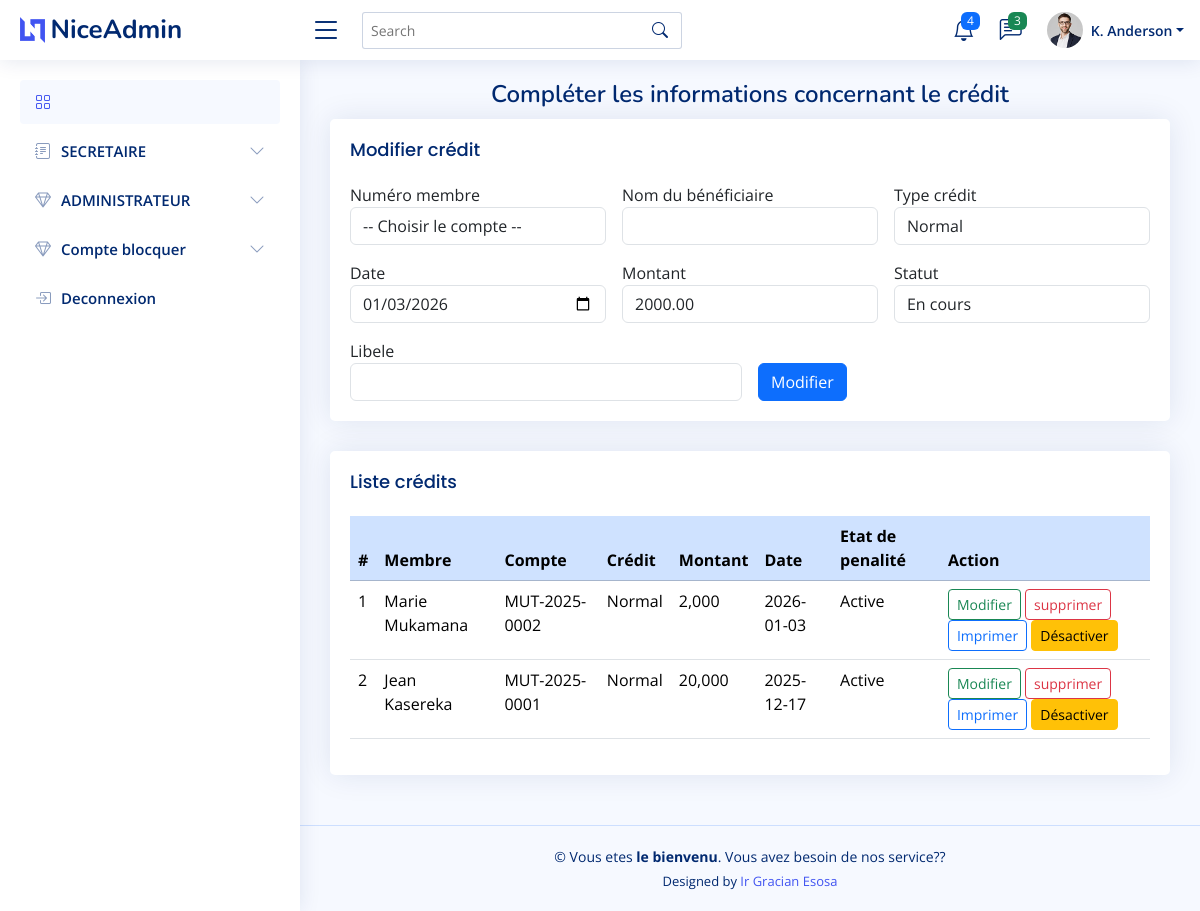
Screenshot of /credit.php?edit_id=2 with the database file from the repository.
### tables this page shows
CREATE TABLE `tcredit` (
  `id_credit` int(11) NOT NULL,
  `id_membre` int(11) DEFAULT NULL,
  `nom` varchar(100) NOT NULL,
  `id_type_credit` int(11) DEFAULT NULL,
  `montant_credit` decimal(12,2) DEFAULT NULL,
  `date_credit` date DEFAULT NULL,
  `date_echeance` date DEFAULT NULL,
  `statut` enum('En cours','Soldé') DEFAULT 'En cours',
  `libele` varchar(200) NOT NULL,
  `penalite_active` tinyint(1) DEFAULT 1,
  `taux_penalite` decimal(5,2) DEFAULT 10.00,
  `last_penalite_date` date DEFAULT NULL
);

CREATE TABLE `tmembre` (
  `id_membre` int(11) NOT NULL,
  `id_entreprise` int(11) DEFAULT NULL,
  `noms` varchar(150) NOT NULL,
  `sexe` varchar(10) DEFAULT NULL,
  `telephone` varchar(20) DEFAULT NULL,
  `datenaissance` date DEFAULT NULL,
  `date_adhesion` date DEFAULT NULL,
  `email` varchar(100) DEFAULT NULL,
  `photos` varchar(100) DEFAULT NULL,
  `statut` enum('Actif','Suspendu') DEFAULT 'Actif'
);

CREATE TABLE `tcompte` (
  `id_compte` int(11) NOT NULL,
  `numero_compte` varchar(30) DEFAULT NULL,
  `id_membre` int(11) DEFAULT NULL,
  `nom_membre` varchar(150) DEFAULT NULL,
  `solde` decimal(12,2) DEFAULT 0.00,
  `est_bloque` tinyint(1) DEFAULT 0,
  `date_deblocage` date DEFAULT NULL,
  `date_creation` date DEFAULT NULL
);

CREATE TABLE `ttype_credit` (
  `id_type_credit` int(11) NOT NULL,
  `libelle` varchar(50) DEFAULT NULL,
  `taux_interet` decimal(5,2) DEFAULT NULL,
  `duree_mois` int(11) DEFAULT NULL
);

### credit.php (the view, shortened to what this page needs)
<?php
require_once("traitement/penalite_auto.php");
$edit = null;
if (isset($_GET['edit_id'])) {
    $edit_id = (int) $_GET['edit_id'];
    $stmt = $pdo->prepare("
        SELECT c.id_credit, c.id_membre, c.nom, c.id_type_credit, c.montant_credit, c.date_credit, c.statut, c.libele, cp.id_compte
        FROM Tcredit c
        INNER JOIN Tcompte cp ON cp.id_membre = c.id_membre
        WHERE c.id_credit = ?
    ");
    $stmt->execute([$edit_id]);
    $edit = $stmt->fetch(PDO::FETCH_ASSOC);
}
   $query = $pdo->prepare("
   SELECT
       c.id_credit,
       c.penalite_active,
       m.noms AS nom_membre,
       cp.numero_compte,
       tc.libelle AS type_credit,
       c.montant_credit,
       c.date_credit,
       c.statut
   FROM Tcredit c
   INNER JOIN Tmembre m ON m.id_membre = c.id_membre
   INNER JOIN Tcompte cp ON cp.id_membre = m.id_membre
   INNER JOIN Ttype_credit tc ON tc.id_type_credit = c.id_type_credit
   ORDER BY c.date_credit DESC
");
$query->execute();
?>
<!DOCTYPE html>
<html lang="en">
    <body>
        <main id="main" class="main">
            <div class="pagetitle">
                <h1 class="text-center">Compléter les informations concernant le crédit</h1>
            </div>
        <div class="card">
            <div class="card-body">
                <h5 class="card-title"><?= $edit ? "Modifier crédit" : "Nouveau crédit" ?></h5>
                <form class="row g-3" method="POST" action="traitement/credit.php">
                    <div class="col-lg-4 col-md-6">
                    <label>Numéro membre</label>
                    <select name="compte" id="compte" class="form-control" required>
                        <option value="">-- Choisir le compte --</option>
                    </select>
                    </div>
                    <div class="col-md-4">
                    <label>Nom du bénéficiaire</label>
                    <input type="text" name="nom" id="nom_membre"
                        class="form-control" readonly required
                        value="<?= $edit ? htmlspecialchars($edit['nom']) : '' ?>">
                    </div>
                    <div class="col-md-4">
                    <label>Type crédit</label>
                    <select name="typecredit" class="form-control" required>
                        <?php
                        $type = $pdo->query("SELECT * FROM Ttype_credit");
                        while ($t = $type->fetch()) {
                            $selectedType = ($edit && $edit['id_type_credit'] == $t['id_type_credit']) ? 'selected' : '';
                        ?>
                            <option value="<?= $t['id_type_credit'] ?>" <?= $selectedType ?>>
                                <?= htmlspecialchars($t['libelle']) ?>
                            </option>
                        <?php } ?>
                    </select>
                    </div>
                    <div class="col-md-4">
                    <label>Date</label>
                    <input type="date" name="datecredit" class="form-control" required
                        value="<?= $edit ? $edit['date_credit'] : '' ?>">
                    </div>
                    <div class="col-md-4">
                    <label>Montant</label>
                    <input type="text" name="montantcredit"
                        class="form-control" placeholder="Ex: 6000 CDF" required
                        value="<?= $edit ? $edit['montant_credit'] : '' ?>">
                    </div>
                    <div class="col-md-4">
                    <label>Statut</label>
                    <select name="statut" class="form-control">
                        <option value="En cours" <?= $edit && $edit['statut']=='En cours' ? 'selected' : '' ?>>En cours</option>
                    </select>
                    </div>
                    <div class="col-md-6">
                    <label>Libele</label>
                    <input type="text" name="libele" class="form-control" required
                        value="<?= $edit ? htmlspecialchars($edit['libele']) : '' ?>">
                    </div>
                    <div class="col-md-4"><br>
                    <input type="submit" name="save" class="btn btn-primary" value="<?= $edit ? 'Modifier' : 'Enregistrer' ?>">
                    </div>
                    </form>
                </div>
                    </div>
                    <section class="section">
                    <div class="row">
                    <div class="col-lg-12">
                    <div class="card">
                    <div class="card-body">
                    <h5 class="card-title">Liste crédits</h5>
                    <table class="table table-hover">
                    <thead class="table-primary">
                    <tr>
                            <tr>
                                <th>#</th>
                                <th>Membre</th>
                                <th>Compte</th>
                                <th>Crédit</th>
                                <th>Montant</th>
                                <th>Date</th>
                                <th>Etat de penalité</th>
                                <th>Action</th>
                            </tr>
                    </tr>
                    </thead>
                    <tbody>
                    <?php $i = 1; while($row = $query->fetch(PDO::FETCH_ASSOC)) { ?>
                            <tr>
                                <td><?= $i++ ?></td>
                                <td><?= htmlspecialchars($row['nom_membre']) ?></td>
                                <td><?= htmlspecialchars($row['numero_compte']) ?></td>
                                <td><?= htmlspecialchars($row['type_credit']) ?></td>
                                <td><?= number_format($row['montant_credit']) ?></td>
                                <td><?= $row['date_credit'] ?></td>
                                <td><?= $row['penalite_active'] ? 'Active' : 'Arrêtée' ?></td>
                    <td>
                    <a href="credit.php?edit_id=<?= $row['id_credit'] ?>" class="btn btn-sm btn-outline-success">Modifier</a>
                    <a href="traitement/credit.php?delete_id=<?= $row['id_credit'] ?>" class="btn btn-sm btn-outline-danger"
                    onclick="return confirm('Voulez-vous vraiment supprimer ce crédit ?');">
                    supprimer
                    </a>
                    <a href="" class="btn btn-sm btn-outline-primary">Imprimer</a>
                    <?php if ($row['statut'] == 'En cours'): ?>
                        <a href="traitement/desactiver_credit.php?id=<?= $row['id_credit'] ?>"
                        class="btn btn-warning btn-sm px-2"
                        onclick="return confirm('Désactiver ce crédit ?')">
                            Désactiver
                        </a>
                    <?php endif; ?>
                    </td>
                    </tr>
                    <?php } ?>
                    </tbody>
                    </table>
                    </div>
                    </div>
                    </div>
            </div>
        </section>
    </main>
    <?php include "menu/lien.php"; ?>
    </body>
</html>

### assets/css/style.css (style rules this page uses)
:root { scroll-behavior: smooth; }
body { font-family: "Open Sans", sans-serif; background: #f6f9ff; color: #444444; }
a { color: #4154f1; text-decoration: none; }
h1, h2, h3, h4, h5, h6 { font-family: "Nunito", sans-serif; }
#main { margin-top: 60px; padding: 20px 30px; transition: all 0.3s; }
.pagetitle { margin-bottom: 10px; }
.pagetitle h1 { font-size: 24px; margin-bottom: 0; font-weight: 600; color: #012970; }
.card { margin-bottom: 30px; border: none; border-radius: 5px; box-shadow: 0px 0 30px rgba(1, 41, 112, 0.1); }
.card-title { padding: 20px 0 15px 0; font-size: 18px; font-weight: 500; color: #012970; font-family: "Poppins", sans-serif; }
.card-body { padding: 0 20px 20px 20px; }
@media (min-width: 1200px) { #main, #footer { margin-left: 300px; } }

### rows the page displays
tcredit: datecredit "01/03/2026", montantcredit "2000.00", statut "En cours", tmembre.noms "Marie Mukamana", tcompte.numero_compte "MUT-2025-0002", ttype_credit.libelle "Normal", montant_credit "2,000", date_credit "2026-01-03", penalite_active "Active"
tcredit: tmembre.noms "Jean Kasereka", tcompte.numero_compte "MUT-2025-0001", ttype_credit.libelle "Normal", montant_credit "20,000", date_credit "2025-12-17", penalite_active "Active"

### other values shown
form field typecredit "Normal"
